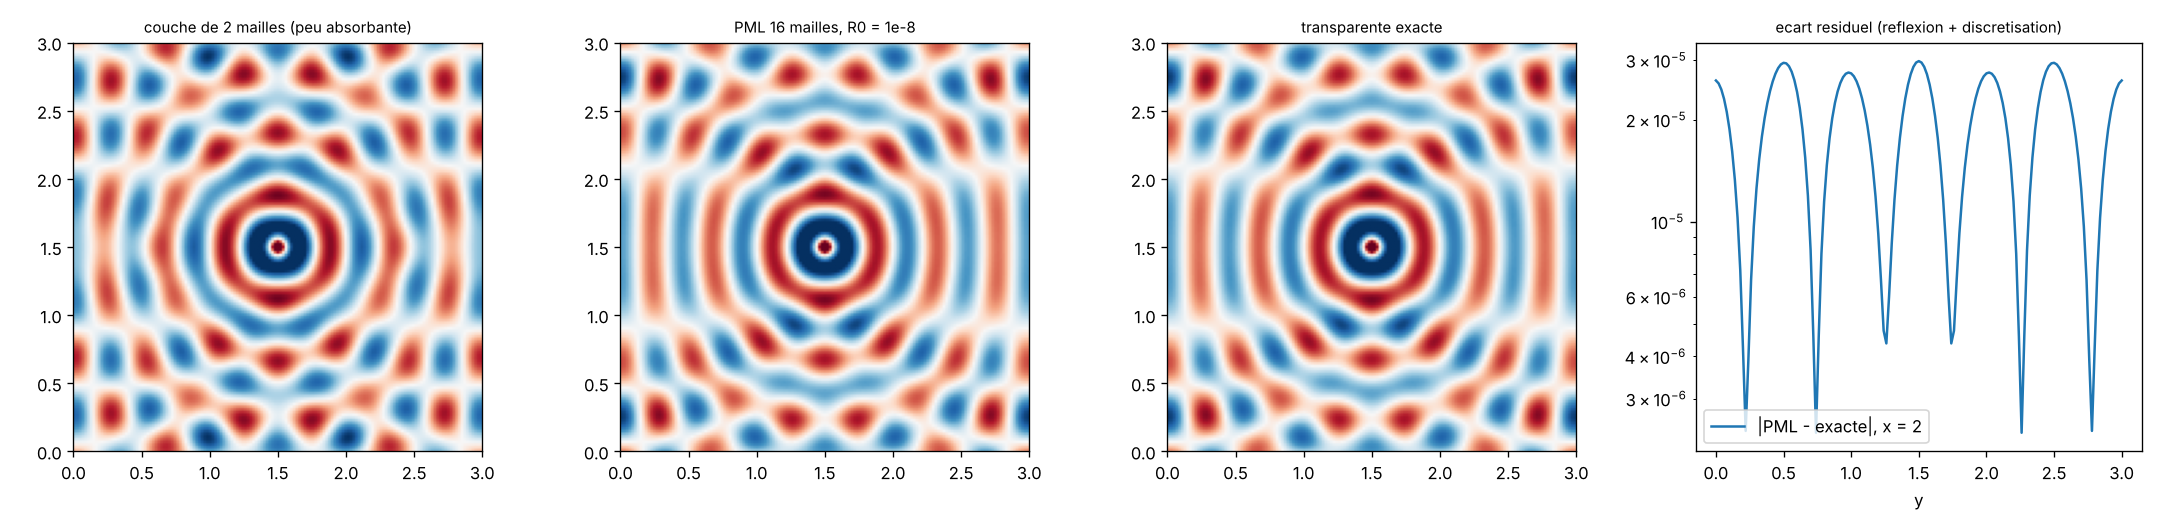

Python code for this plot:
"""Rayonnement en milieu ouvert : PML sur l'axe y, parois de Neumann sur x ; comparaison avec la transparente exacte et une cavite fermee."""
import numpy as np, matplotlib; matplotlib.use("Agg"); import matplotlib.pyplot as plt
import gueye as gy
from gueye import recipes

size, cells, k, src = (3.0, 3.0), (150, 150), 14.0, (1.5, 1.5)
print("mailles par longueur d'onde, erreur de dispersion :", recipes.grid_dispersion(k, size[0] / cells[0]))
_, closed = recipes.open_field(size, cells, k, src, pml=2, R0=1e-1)       # quasiment pas d'absorption
_, pml = recipes.open_field(size, cells, k, src, pml=16, R0=1e-8)
_, exact = recipes.open_field(size, cells, k, src, exact=True)
fig, ax = plt.subplots(1, 4, figsize=(18, 4.4))
for a_, g, nm in zip(ax[:3], (closed, pml, exact), ("couche de 2 mailles (peu absorbante)", "PML 16 mailles, R0 = 1e-8", "transparente exacte")):
    v = np.percentile(np.abs(g.real), 99); a_.imshow(g.real, origin="lower", extent=[0, 3, 0, 3], cmap="RdBu_r", vmin=-v, vmax=v); a_.set_title(nm, fontsize=9)
ax[3].plot(np.linspace(0, 3, cells[1] + 1), np.abs(pml - exact)[:, 100] / np.abs(exact).max(), label="|PML - exacte|, x = 2")
ax[3].set_yscale("log"); ax[3].set_xlabel("y"); ax[3].legend(); ax[3].set_title("ecart residuel (reflexion + discretisation)", fontsize=9)
plt.tight_layout(); plt.savefig("ex2_ouvert.png", dpi=120)
print("ecart max PML/exacte :", np.abs(pml - exact).max() / np.abs(exact).max())
